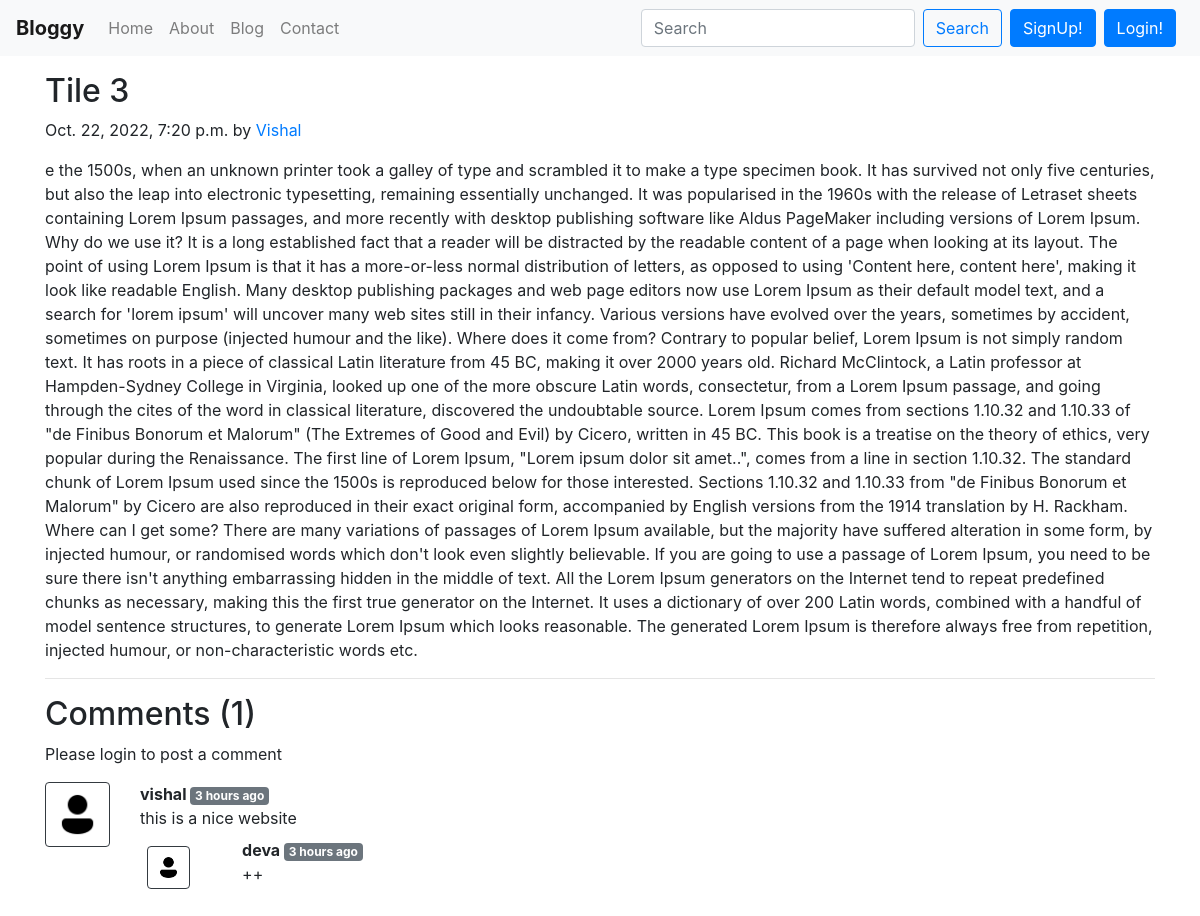
/blog/first-post, run on an earlier commit of the app's database.
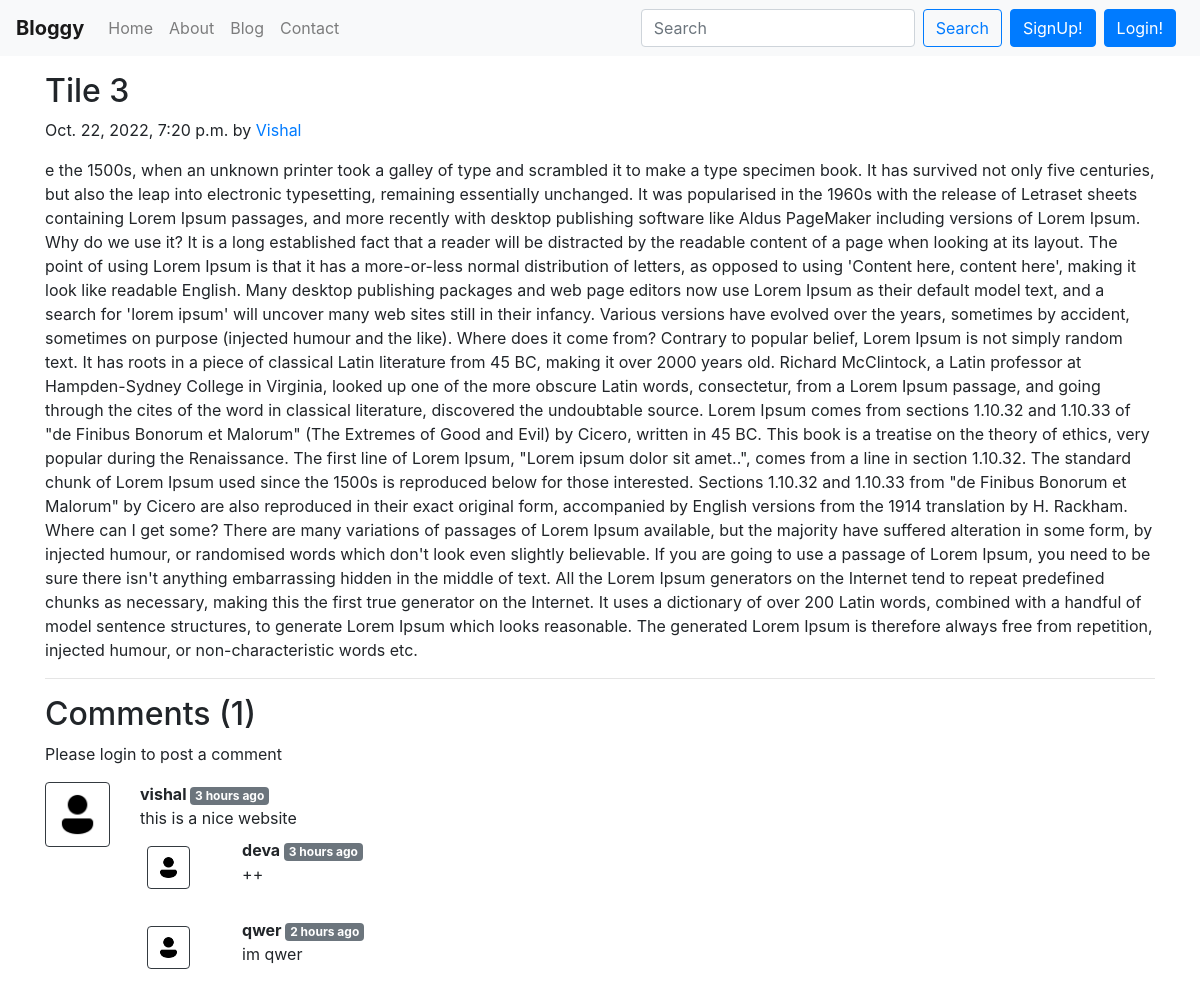
And on a later commit of the database.
### blogapp/models.py (models this page shows, shortened)
class Post(models.Model):
    sno=models.AutoField(primary_key=True)
    title=models.CharField(max_length=200)
    content=models.TextField()
    author=models.CharField(max_length=20)
    slug=models.SlugField(max_length=100,null=True, blank=True)
    timeStamp=models.DateTimeField(default=now)

class BlogComment(models.Model):
    sno=models.AutoField(primary_key=True)
    comment=models.TextField()
    user=models.ForeignKey(User, on_delete=models.CASCADE)
    post=models.ForeignKey(Post, on_delete=models.CASCADE)
    parent=models.ForeignKey('self', on_delete=models.CASCADE, null=True)
    timestamp=models.DateTimeField(default=now)

### blogapp/views.py (the view)
# urls.py: path('<str:slug>', blog_post, name='blog_post'),
def blog_post(request, slug):
    post=Post.objects.filter(slug=slug).first()
    comments= BlogComment.objects.filter(post=post, parent=None)
    replies= BlogComment.objects.filter(post=post).exclude(parent=None)
    replyDict={}
    for reply in replies:
        if reply.parent.sno not in replyDict.keys():
            replyDict[reply.parent.sno]=[reply]
        else:
            replyDict[reply.parent.sno].append(reply)
    context={'post':post, 'comments': comments, 'user': request.user, 'replyDict': replyDict}
    return render(request, "blogapp/blog_post.html", context)

### blogapp/templatetags/extras.py (called while the page is built)
@register.filter(name='get_val')
def get_val(dict, key):
    return dict.get(key)

### templates/blogapp/blog_post.html (shortened to what this page needs)
{% extends 'base.html' %}
{% block body %}
{% load humanize %}
{% load extras %}
<div class="container my-3">
    <h2 class="blog-post-title">{{post.title}}</h2>
    <p class="blog-post-meta">{{post.timeStamp}} by <a href="/about">{{post.author}}</a></p>
    <p>{{post.content}}</p>
    <hr>
</div>
<div class="container">
    <h2> Comments ({{comments.count}}) </h2>
    <div class="my-2">
        {% if user.is_authenticated %}
        <form action="/blog/postComment" method="post">
            {% csrf_token %}
            <div class="form-group">
                <label for="exampleInputEmail1">Post Comment </label>
                <input type="text" class="form-control" name="comment" placeholder="Enter comment here">
            </div>
            <input type="hidden" name="postSno" value="{{post.sno}}">
            <input type="hidden" name="parentSno" value="">
            <button type="submit" class="btn btn-primary">Submit</button>
        </form>
        {% else %}
        Please login to post a comment
        {% endif %}
    </div>
    {% for comment in comments %}
    <div class="row my-3">
        <div class="col-md-1  ">
            <img class="rounded mx-auto d-block w-100 border border-dark p-2" src="/static/images/user.png" alt="user">
        </div>
        <div class="col-md-11 ">
            <b> {{comment.user.username}} </b> <span class="badge badge-secondary ">{{comment.timestamp| naturaltime}}</span>
            <div>{{comment.comment}}</div>
            <div class="reply mx-0">
                <div class="replies my-2 ">
                    {% for reply in replyDict|get_val:comment.sno %}
                    <div class="row my-2">
                        <div class="col-md-1 ">
                            <img class="rounded mx-auto d-block w-75 my-2 border border-dark p-2" src="/static/images/user.png" alt="user">
                        </div>
                        <div class="col-md-11">
                            <div class="col-md-11 ">
                                <b> {{reply.user.username}} </b> <span class="badge badge-secondary ">{{reply.timestamp| naturaltime}}</span>
                                <div>{{reply.comment}}</div>
                            </div>
                            <br>
                        </div>
                    </div>
                    {% endfor %}
                </div>
            </div>
        </div>
    </div>
    {% endfor %}
</div>
{% endblock %}

### templates/base.html (shortened to what this page needs)
<!doctype html>
<html lang="en">
  <head>
    <link rel="stylesheet" href="https://cdn.jsdelivr.net/npm/bootstrap@4.3.1/dist/css/bootstrap.min.css">
    <link rel="stylesheet" href="https://cdnjs.cloudflare.com/ajax/libs/font-awesome/6.2.0/css/all.min.css">
  </head>
  <body>
    <nav class="navbar navbar-expand-lg navbar-light bg-light">
        <a class="navbar-brand" href="{% url 'home' %}"><strong>Bloggy</strong></a>
        <div class="collapse navbar-collapse" id="navbarSupportedContent">
          <ul class="navbar-nav mr-auto">
            <li class="nav-item  ">
              <a class="nav-link {% block homeactive %}{% endblock homeactive %}" href="{% url 'home' %}">Home </a>
            </li>
            <li class="nav-item">
              <a class="nav-link {% block aboutactive %}{% endblock aboutactive %}" href="{% url 'about' %}">About</a>
            </li>
            <li class="nav-item">
              <a class="nav-link {% block blogactive %}{% endblock blogactive %}" href="/blog">Blog</a>
            </li>
            <li class="nav-item">
              <a class="nav-link {% block contactactive %}{% endblock contactactive %}" href="{% url 'contact' %}">Contact</a>
            </li>
          </ul>
          <form action='/search' method="get"class="form-inline my-2 my-lg-0">
            <input name='query' id='querys' class="form-control mr-sm-2" type="text" placeholder="Search" aria-label="Search">
            <button class="btn btn-outline-primary my-2 my-sm-0" type="submit">Search</button>
          </form>
          {% if user.is_authenticated %}
          <div class="dropdown mr-4">
            <button class=" mx-2 btn btn-secondary dropdown-toggle" type="button" id="dropdownMenuButton" data-toggle="dropdown" aria-haspopup="true" aria-expanded="false">
              Welcome
            </button>
            <div class="dropdown-menu mr-2" aria-labelledby="dropdownMenuButton">
              <a class="dropdown-item " href="/logout">Logout</a>
            </div>
          </div>
          {% else %}
            <button type="button" class="btn btn-primary mx-2" data-toggle="modal" data-target="#signupModal">
              SignUp!
            </button>
            <button type="button" class="btn btn-primary mr-2" data-toggle="modal" data-target="#loginModal">
              Login!
            </button>
          {% endif %}
        </div>
      </nav>
      {% block body %}{% endblock body %}
  </body>
</html>

What changed in the data, as far as the page shows it:
added BlogComment: user.username "qwer", timestamp "2 hours ago", comment "im qwer", shown under "vishal"
